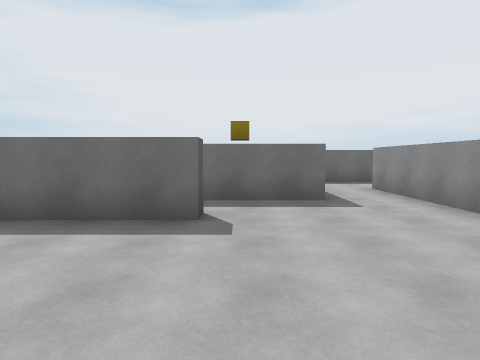
view 1 (above)

17 first-person views from a walk through a Unity game level. The camera is 1.5 m above the floor, tilts 4° down and sees 75° across. The floor is counted in squares, 2 m on a side. Each view is taken from the middle of a square. On the plan, view 1 faces up. The plan holds only what a view shows up to about 10 squares ahead; the rest is blank. The player is left out.

view 2
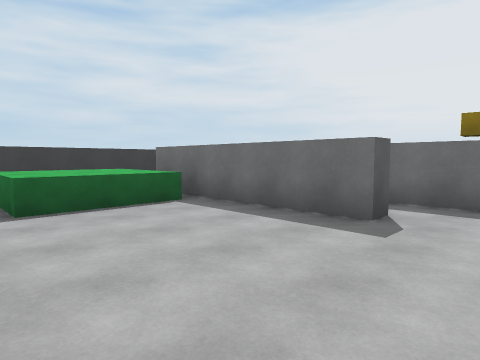

view 3
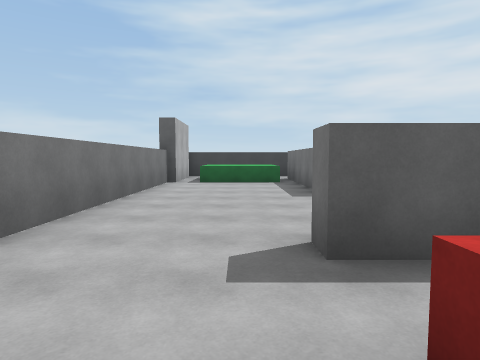

view 4
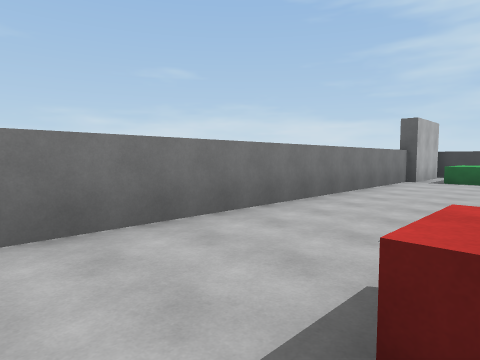

view 5
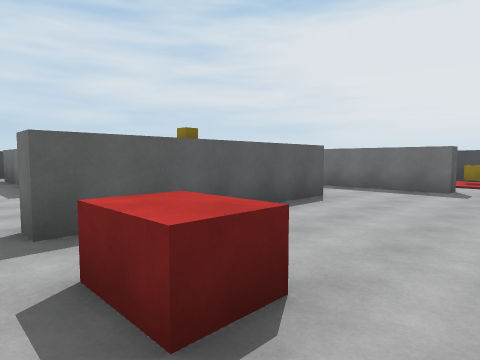

view 6
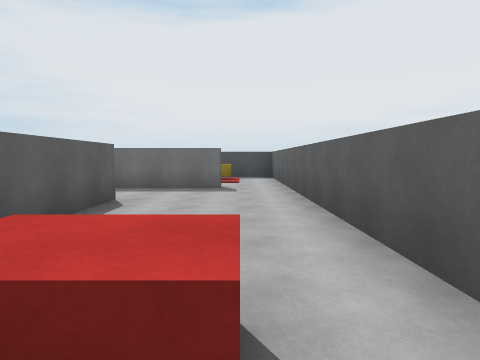

view 7
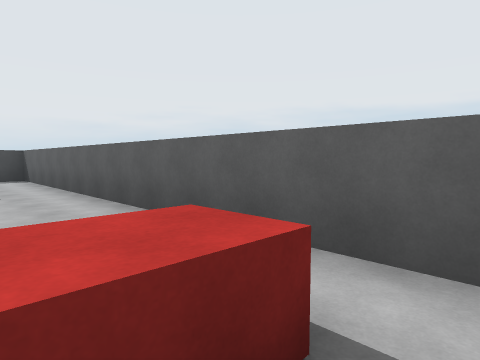

view 8
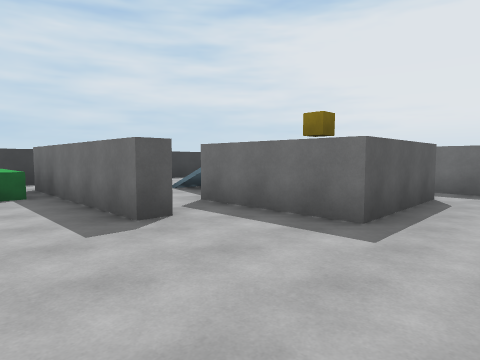

view 9
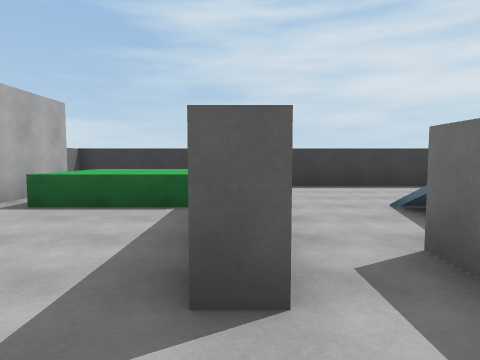

view 10
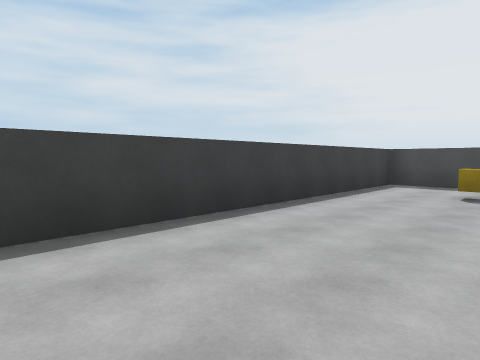

view 11
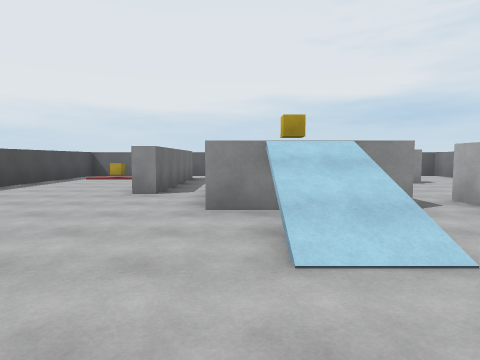

view 12
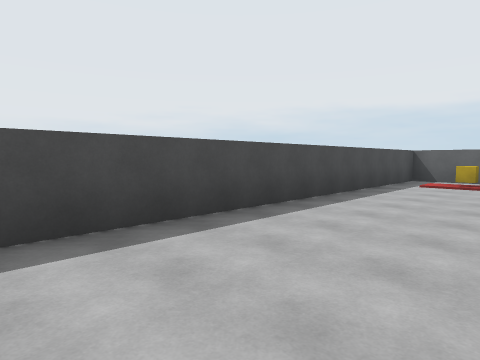

view 13
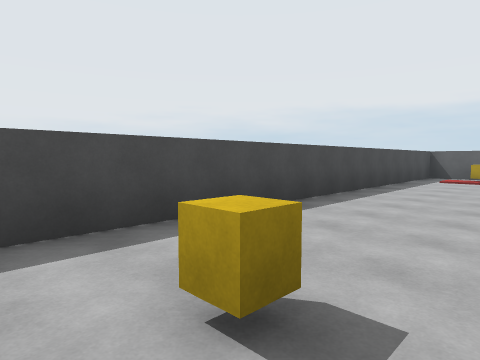

view 14
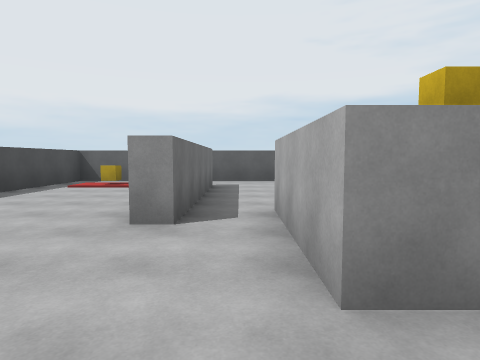

view 15
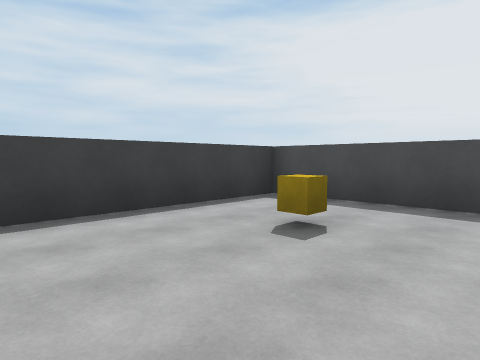

view 16
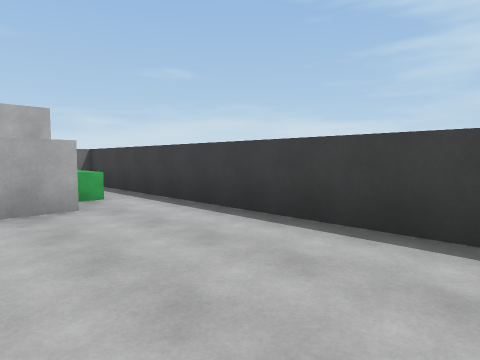

view 17
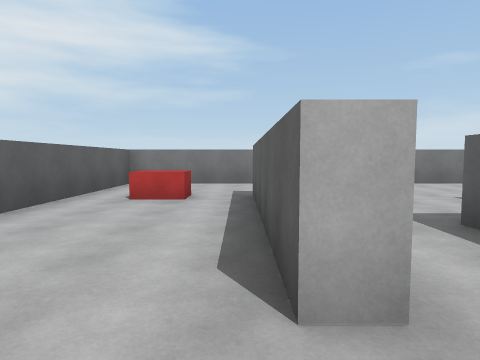

### Floor plan
Key: @ floor where view 1 was taken; # wall or solid block; x gap in a wall; . floor; / step, stairs or slope; = window, fence, low wall or low ledge; ^ raised ledge; O other object.
Columns run from 8 left of view 1 to 8 right of it. Each row starts with its distance up from view 1.
 15 #################
 14 #...............#
 13 #...............#
 12 #..O..........O.#
 11 #...............#
 10 #........#####..#
  9 #...............#
  8 #......###......#
  7 #.../// ##..#...#
  6 #......###..#...#
  5 #...........#...#
  4 #..#####....#...#
  3 #.^^^.......#x=.#
  2 #.^^^...........#
  1 #.^^^...........#
  0 #.###...@.......#
 -1  #  #############

Positions as (right, up) in squares from view 1, and headings:
1: (0, 0), facing up
2: (1, 0), facing up-left
3: (6, 2), facing left
4: (7, 3), facing down-left
5: (7, 2), facing up-left
6: (6, 2), facing up
7: (5, 2), facing up-right
8: (3, 2), facing up-left
9: (1, 4), facing left
10: (-4, 5), facing up-left
11: (-6, 8), facing right
12: (-4, 11), facing up-right
13: (-6, 11), facing up-right
14: (-3, 9), facing right
15: (-3, 9), facing up-left
16: (-4, 9), facing down-left
17: (4, 9), facing down
